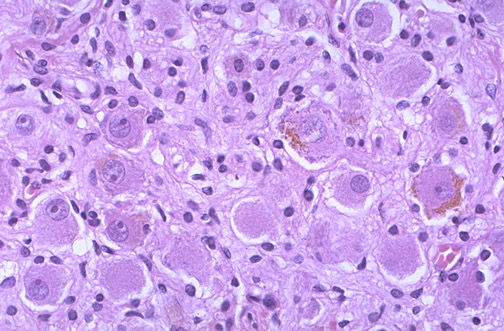
%> input picture Pictures/morfoloji3.jpg, 504 x 331 px
$ octave Morfoloji_3.m   (GNU Octave 9; MATLAB toolbox functions it lacks are replaced by stand-ins)
%> lines starting %> are read from the running program, lines starting %| are printed output that depends on the picture; in (x1, y1, x2, y2) boxes, pixels count from 0 and x2, y2 are one past the last pixel; in counts of white or black regions, pixels touching at a corner belong together; the program's own positions count from 1
%% Morfoloji-3
%% Alan
morfo3 = imread('morfoloji3.jpg'); %orijinal resim.
%> morfo3 is the input picture: size 331x504x3 uint8; mean R, G, B 203.2, 165.4, 235.1
figure,imshow(morfo3); %resim olarak görüntelenir.
%%
morfo31=rgb2gray(morfo3) %resim griye çevirildi.
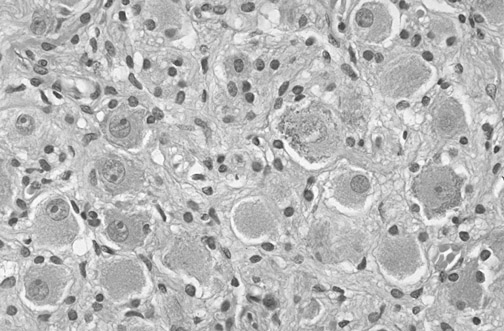
%> morfo31: size 331x504 uint8; min 50, max 255, mean 184.6
figure,imshow(morfo31);%resim olarak görüntelenir.
%%
morf32=imbinarize(morfo31); %resim ikili görüntüye çevirildi.
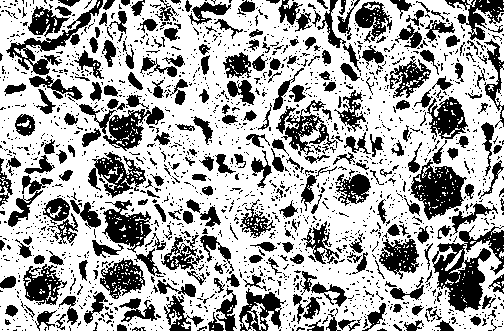
%> morf32: size 331x504 logical; 66.2% white; 2005 black regions (1727 under 20 px), largest, box (x1, y1, x2, y2) and area: (432, 225, 504, 313) 2786, (410, 159, 467, 220) 1775, (79, 104, 164, 151) 1396
figure, imshow(morf32);%resim olarak görüntelenir.
%%
morf33=imcomplement(morf32); %resmin tersi alýndý.
figure, imshow(morf33);%resim olarak görüntelenir.
%%
ye1=strel('disk',4) %resim aþýndýrýldý.
morf34=imerode(morf33, ye1);
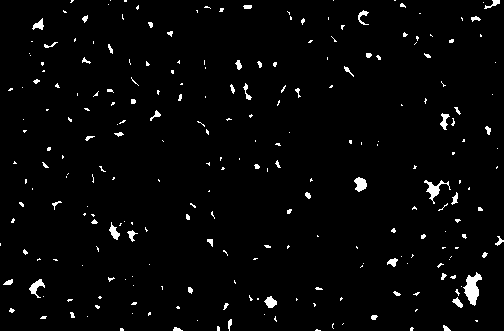
%> morf34: size 331x504 logical; 2.5% white; 248 white regions (191 under 20 px), largest, box (x1, y1, x2, y2) and area: (463, 272, 482, 306) 337, (424, 180, 451, 204) 186, (354, 177, 367, 192) 132
figure, imshow(morf34) %resim olarak görüntelenir.
%%
morf35=imdilate(morf34,ye1); %resim genleþtirildi.
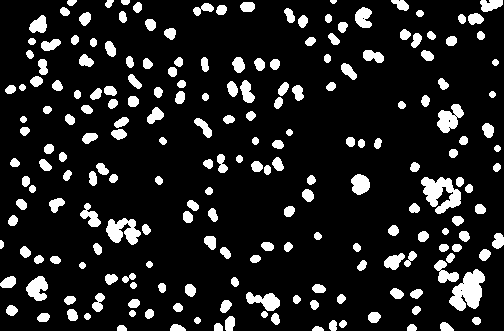
%> morf35: size 331x504 logical; 12.8% white; 208 white regions
figure, imshow(morf35) %resim olarak görüntelenir.
%%
etiket = bwlabel(morf35);%etiket matrisi oluþturuldu.
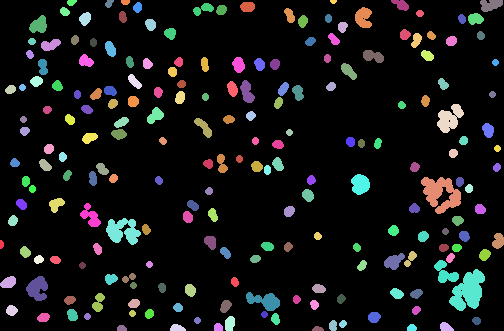
%> etiket: size 331x504 double; 209 distinct labels, from 0 to 208; one colour per label, 0 black
%%
oznitelik = regionprops(etiket,'All');  % etiket matrisinden öznitelikler çýkartýldý.
%> oznitelik = 208 regions; largest, box (x1, y1, x2, y2), Area, Centroid, MajorAxisLength, MinorAxisLength and Eccentricity: (449, 269, 485, 311) 912 [468.9 291.7] 45.64 28.03 0.789, (421, 177, 461, 214) 845 [441.5 194.1] 44.38 32.96 0.67, (106, 218, 141, 245) 583 [123.5 231.6] 37.15 25.56 0.726
%%
alanlar = [oznitelik.Area];  % tüm nesnelerin alan deðerleri ayri bir matrise alýndý.
%> alanlar = 208 values, max 912 at index 189, min 22 at index 147, mean 102.9
%%
[enb, indb] = max(alanlar);  % en buyuk nesnenin alaný ve indis numarasý.
%> enb = 912; indb = 189
[enk, indk] = min(alanlar);% en kucuk nesnenin alaný ve indis numarasý.
%> enk = 22; indk = 147
figure,imshow(oznitelik(indb).Image);
%> after `imshow(oznitelik(indb).Image)`:
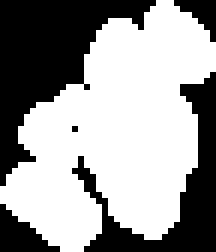
%> displayed picture: size 42x36 logical (shown 6 times larger); 60.3% white; 5 black regions (1 under 20 px), largest, box (x1, y1, x2, y2) and area: (0, 0, 26, 31) 326, (12, 12, 36, 42) 207, (0, 34, 10, 42) 42, (29, 0, 36, 7) 24
figure,imshow(oznitelik(indk).Image);
%%
enkucukler = find(alanlar==enk);   % birden fazla en küçük alan varsa indis numaralarý.
%> enkucukler = 147
%%
figure(6);
for i=1:length(enkucukler)
   rectangle('Position',oznitelik(enkucukler(i)).BoundingBox,'EdgeColor','g');
end
%> this loop made 1 pass
%%
figure(6);
ortalama = mean(alanlar); %ortalama alan
%> ortalama = 102.9
for i=1:length(oznitelik)
    if(oznitelik(i).Area>ortalama) %ortalama alandan buyuk olan nesneler
        rectangle('Position',oznitelik(i).BoundingBox,'EdgeColor','r');
    end
end
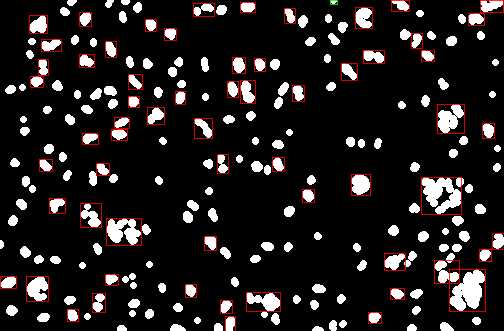
%> figure redrawn from the program's plot data
%%
%> (the run ends here)

$ run again, with Pictures/morfoloji4.jpg copied over Pictures/morfoloji3.jpg
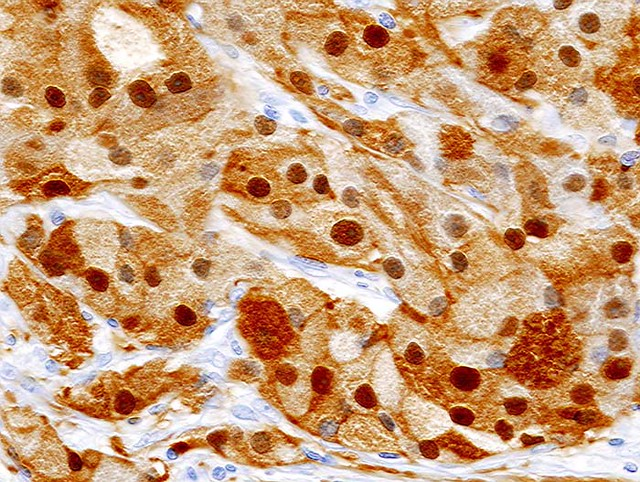
%> input picture Pictures/morfoloji4.jpg, 640 x 482 px
%> morfo3 is the input picture: size 482x640x3 uint8; mean R, G, B 202.2, 159.7, 122.8
%> `morf32=imbinarize(morfo31);`:
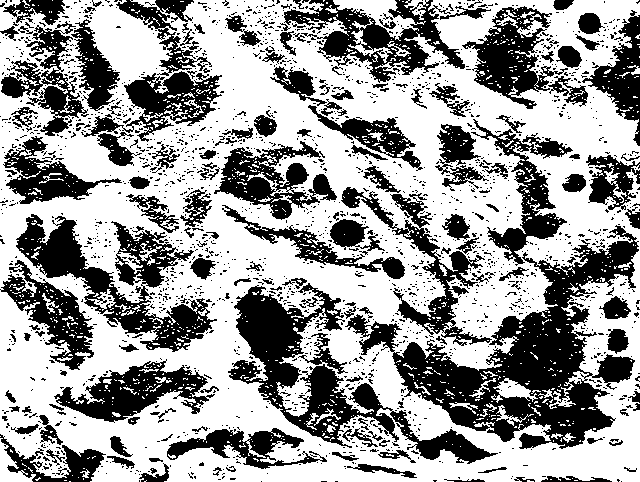
%> morf32: size 482x640 logical; 61% white; 1946 black regions (1773 under 20 px), largest, box (x1, y1, x2, y2) and area: (345, 225, 639, 449) 19981, (228, 283, 498, 464) 10878, (16, 214, 217, 352) 8630
%> morf34: size 482x640 logical; 8.4% white; 272 white regions (148 under 20 px), largest, box (x1, y1, x2, y2) and area: (505, 309, 580, 388) 2408, (239, 296, 298, 359) 2165, (40, 223, 108, 290) 1524
%> morf35: size 482x640 logical; 19.6% white; 174 white regions
%> etiket: size 482x640 double; 175 distinct labels, from 0 to 174
%> oznitelik = 174 regions; largest, box (x1, y1, x2, y2), Area, Centroid, MajorAxisLength, MinorAxisLength and Eccentricity: (501, 253, 616, 391) 5674 [552.6 334.4] 164.6 67.2 0.913, (236, 293, 301, 386) 3575 [269.8 336.6] 99.94 50.22 0.865, (37, 220, 111, 293) 2300 [70.6 259.6] 86.12 47.84 0.831
%> alanlar = 174 values, max 5674 at index 144, min 22 at index 174, mean 348.2
%> enb = 5674; indb = 144
%> enk = 22; indk = 174
%> the loop `for i=1:length(enkucukler)` made 1 pass
%> ortalama = 348.2
%> after the loop `for i=1:length(oznitelik)`:
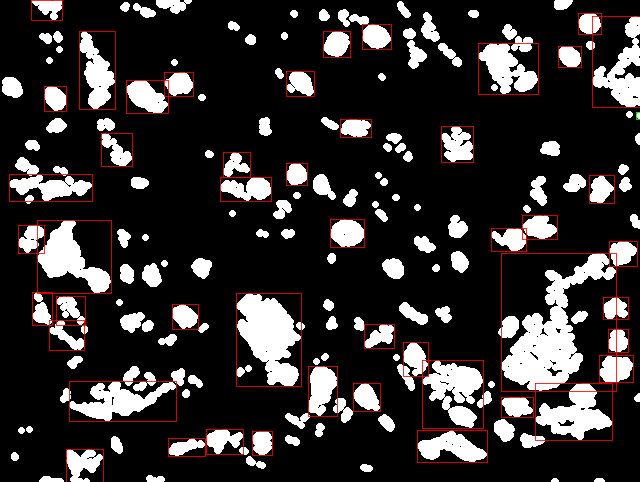
%> figure redrawn from the program's plot data

$ run again, with Pictures/Morfoloji1.PNG saved as Pictures/morfoloji3.jpg
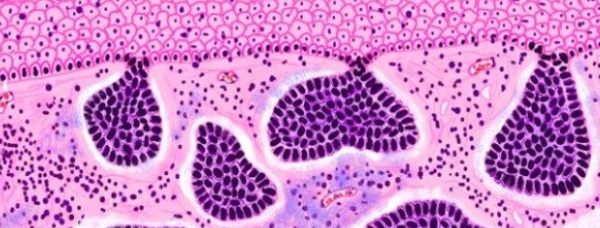
%> input picture Pictures/Morfoloji1.PNG, 600 x 228 px
%> morfo3 is the input picture: size 228x600x3 uint8; mean R, G, B 206.2, 132.4, 201.3
%> `morf32=imbinarize(morfo31);`:
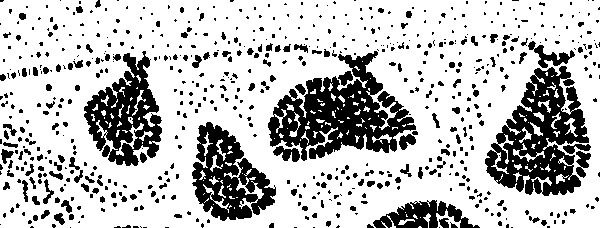
%> morf32: size 228x600 logical; 74.3% white; 666 black regions (507 under 20 px), largest, box (x1, y1, x2, y2) and area: (268, 51, 416, 161) 7326, (485, 66, 589, 196) 6879, (84, 51, 162, 166) 4410
%> morf34: size 228x600 logical; 2.6% white in thin lines or dots, all inside (x1, y1, x2, y2) = (5, 16, 585, 228)
%> morf35: size 228x600 logical; 15.4% white; 72 white regions
%> etiket: size 228x600 double; 73 distinct labels, from 0 to 72
%> oznitelik = 72 regions; largest, box (x1, y1, x2, y2), Area, Centroid, MajorAxisLength, MinorAxisLength and Eccentricity: (280, 80, 399, 159) 4401 [337.4 120.8] 111.7 67.3 0.798, (521, 83, 587, 157) 2132 [554 121.5] 70.71 67.93 0.278, (85, 68, 159, 149) 1974 [123.9 108.8] 80.27 57.16 0.702
%> alanlar = 72 values, max 4401 at index 35, min 37 at index 2, mean 293.5
%> enb = 4401; indb = 35
%> enk = 37; indk = 2
%> enkucukler = [2 3 13 49]
%> the loop `for i=1:length(enkucukler)` made 4 passes
%> ortalama = 293.5
%> the loop `for i=1:length(oznitelik)` made 72 passes
%> after the loop `for i=1:length(oznitelik)`:
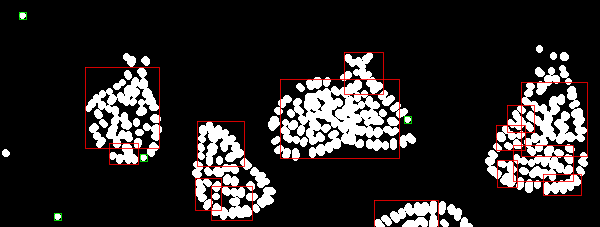
%> figure redrawn from the program's plot data

$ run again, with Pictures/Morfoloji2.PNG saved as Pictures/morfoloji3.jpg
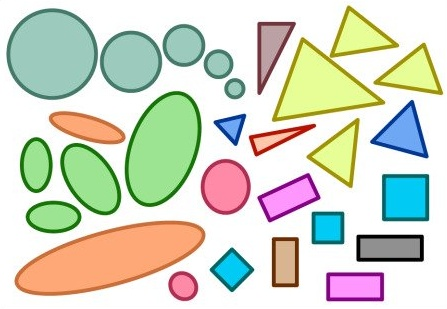
%> input picture Pictures/Morfoloji2.PNG, 447 x 309 px
%> morfo3 is the input picture: size 309x447x3 uint8; mean R, G, B 210.4, 215.2, 198.5
%> morf32: size 309x447 logical; 58.6% white; 30 black regions (3 under 20 px), largest, box (x1, y1, x2, y2) and area: (14, 221, 206, 296) 8850, (6, 8, 98, 100) 6622, (125, 91, 202, 207) 6496
%> morf34: size 309x447 logical; 27.5% white; 45 white regions (21 under 20 px), largest, box (x1, y1, x2, y2) and area: (18, 224, 202, 293) 7540, (9, 11, 95, 97) 5725, (128, 94, 199, 204) 4329
%> morf35: size 309x447 logical; 37% white; 27 white regions
%> etiket: size 309x447 double; 28 distinct labels, from 0 to 27
%> oznitelik = 27 regions; largest, box (x1, y1, x2, y2), Area, Centroid, MajorAxisLength, MinorAxisLength and Eccentricity: (15, 221, 205, 296) 8846 [110.5 258.7] 198.1 56.86 0.958, (6, 8, 98, 100) 6619 [52.7 54.6] 91.86 91.77 0.0445, (125, 91, 202, 207) 5792 [163.5 148.4] 117.4 64.61 0.835
%> alanlar = 27 values, max 8846 at index 2, min 37 at index 18, mean 1892.2
%> enb = 8846; indb = 2
%> enk = 37; indk = 18
%> the loop `for i=1:length(enkucukler)` made 1 pass
%> ortalama = 1892.2
%> the loop `for i=1:length(oznitelik)` made 27 passes
%> after the loop `for i=1:length(oznitelik)`:
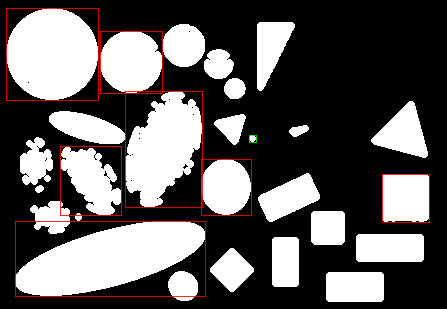
%> figure redrawn from the program's plot data
